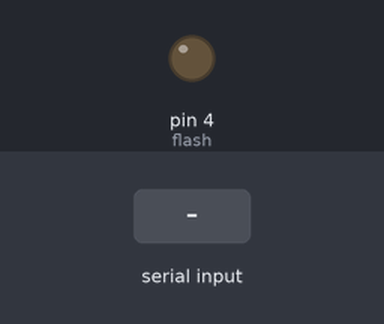
A program run on a simulated MicroPython board. Parts: output pins drawn as LEDs (lit = HIGH). Inputs (shaded band) come from the test bench. What the program prints to the serial console is not drawn. At 4.3 s the program stops and its outputs stay as they are.

Above: at 1.2 s.
1.3 s: "C" typed at the serial console, then Enter
At 1.52 s:
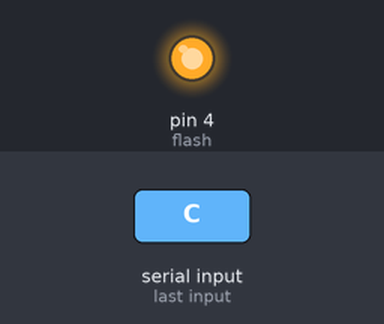
Timing chart, 0 to 4.9 s (numbered marks = the images above; inputs shaded):
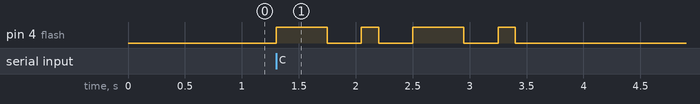

The program:

morse.py
```python
from machine import Pin
import time

flash = Pin(4, Pin.OUT, value=0)

morse = {
    'A': [1, 3],
    'B': [3, 1, 1, 1],
    'C': [3, 1, 3, 1],
    'D': [3, 1, 1],
    'E': [1],
    'F': [1, 1, 3, 1],
    'G': [3, 3, 1],
    'H': [1, 1, 1, 1],
    'I': [1, 1],
    'J': [1, 3, 3, 3],
    'K': [3, 1, 3],
    'L': [1, 3, 1, 1],
    'M': [3, 3],
    'N': [3, 1],
    'O': [3, 3, 3],
    'P': [1, 3, 3, 1],
    'Q': [3, 3, 1, 3],
    'R': [1, 3, 1],
    'S': [1, 1, 1],
    'T': [3],
    'U': [1, 1, 3],
    'V': [1, 1, 1, 3],
    'W': [1, 3, 3],
    'X': [3, 1, 1, 3],
    'Y': [3, 1, 3, 3],
    'Z': [3, 3, 1, 1]
}

UNIT = 150

def blink_morse(i):
    flash.value(1)
    time.sleep_ms(i * UNIT)
    flash.value(0)
    time.sleep_ms(300)

word = input("단어를 입력하세요:").upper()

for s in word:
    for  i in morse[s]:
        blink_morse(i)

    time.sleep_ms(600)
```

Measured:
- after the input at 1.3 s, pin 4 (flash): LOW → HIGH at once, → LOW 0.45 s later, → HIGH 0.30 s later, → LOW 0.15 s later, … (8 changes in this stretch)
